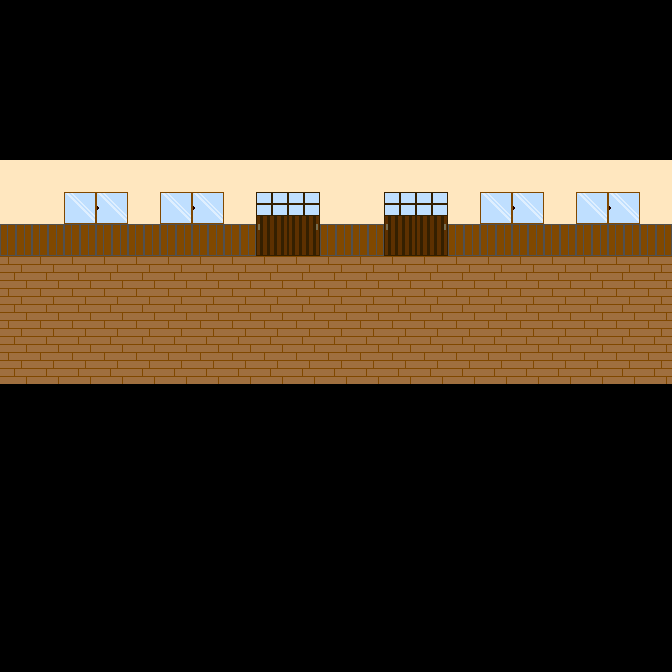

Tiled map render using the project's own tile images. Description and the whole map definition, tile-layer contents included, below:
An orthogonal 21x21 tile map with 32x32 px tiles, 1 tile layer (タイルレイヤー1).

<map version="1.10" tiledversion="1.11.2" orientation="orthogonal" renderorder="right-down" width="21" height="21" tilewidth="32" tileheight="32" infinite="0" nextlayerid="2" nextobjectid="1">
 <tileset firstgid="1" source="map_img.tsx" />
 <layer id="1" name="タイルレイヤー1" width="21" height="21">
  <data encoding="csv">
1,1,1,1,1,1,1,1,1,1,1,1,1,1,1,1,1,1,1,1,1,
1,1,1,1,1,1,1,1,1,1,1,1,1,1,1,1,1,1,1,1,1,
1,1,1,1,1,1,1,1,1,1,1,1,1,1,1,1,1,1,1,1,1,
1,1,1,1,1,1,1,1,1,1,1,1,1,1,1,1,1,1,1,1,1,
1,1,1,1,1,1,1,1,1,1,1,1,1,1,1,1,1,1,1,1,1,
4,4,4,4,4,4,4,4,4,4,4,4,4,4,4,4,4,4,4,4,4,
4,4,6,5,4,6,5,4,14,14,4,4,14,14,4,6,5,4,6,5,4,
3,3,3,3,3,3,3,3,12,13,3,3,12,13,3,3,3,3,3,3,3,
2,2,2,2,2,2,2,2,2,2,2,2,2,2,2,2,2,2,2,2,2,
2,2,2,2,2,2,2,2,2,2,2,2,2,2,2,2,2,2,2,2,2,
2,2,2,2,2,2,2,2,2,2,2,2,2,2,2,2,2,2,2,2,2,
2,2,2,2,2,2,2,2,2,2,2,2,2,2,2,2,2,2,2,2,2,
1,1,1,1,1,1,1,1,1,1,1,1,1,1,1,1,1,1,1,1,1,
1,1,1,1,1,1,1,1,1,1,1,1,1,1,1,1,1,1,1,1,1,
1,1,1,1,1,1,1,1,1,1,1,1,1,1,1,1,1,1,1,1,1,
1,1,1,1,1,1,1,1,1,1,1,1,1,1,1,1,1,1,1,1,1,
1,1,1,1,1,1,1,1,1,1,1,1,1,1,1,1,1,1,1,1,1,
1,1,1,1,1,1,1,1,1,1,1,1,1,1,1,1,1,1,1,1,1,
1,1,1,1,1,1,1,1,1,1,1,1,1,1,1,1,1,1,1,1,1,
1,1,1,1,1,1,1,1,1,1,1,1,1,1,1,1,1,1,1,1,1,
1,1,1,1,1,1,1,1,1,1,1,1,1,1,1,1,1,1,1,1,1
</data>
 </layer>
</map>
